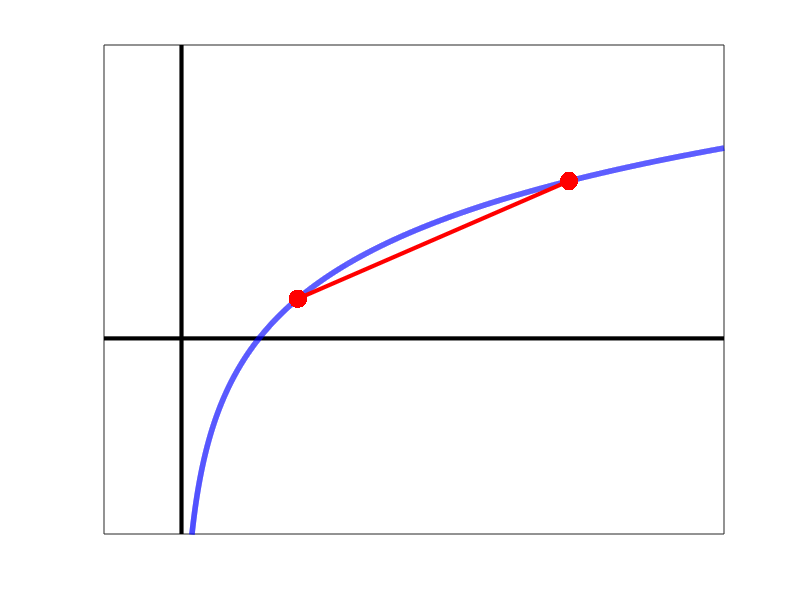

Reproduce this figure in MATLAB.
%% Illustration of the concavity of the log function 
figure('Color',[1,1,1]);
xmin = -1;xmax = 7;
ymin = -2;ymax = 3;

%axes
axesLineSpec = {'-k','LineWidth',3};
plot([xmin,xmax],[0,0],axesLineSpec{:});hold on;
plot([0,0],[ymin,ymax],axesLineSpec{:});

domain = 0.01:0.0005:xmax;
f = @(x) log(x);
plot(domain,f(domain),'-b','LineWidth',4); 

plot([1.5,5],[f(1.5),f(5)],'-r','LineWidth',3);
plot([1.5,5],[f(1.5),f(5)],'.r','MarkerSize',40);

set(gca,'XTick'     ,[],...
        'YTick'     ,[],...
        'XLim'      ,[xmin,xmax],...
        'YLim'      ,[ymin,ymax],...
        'box'       ,'on');
     
